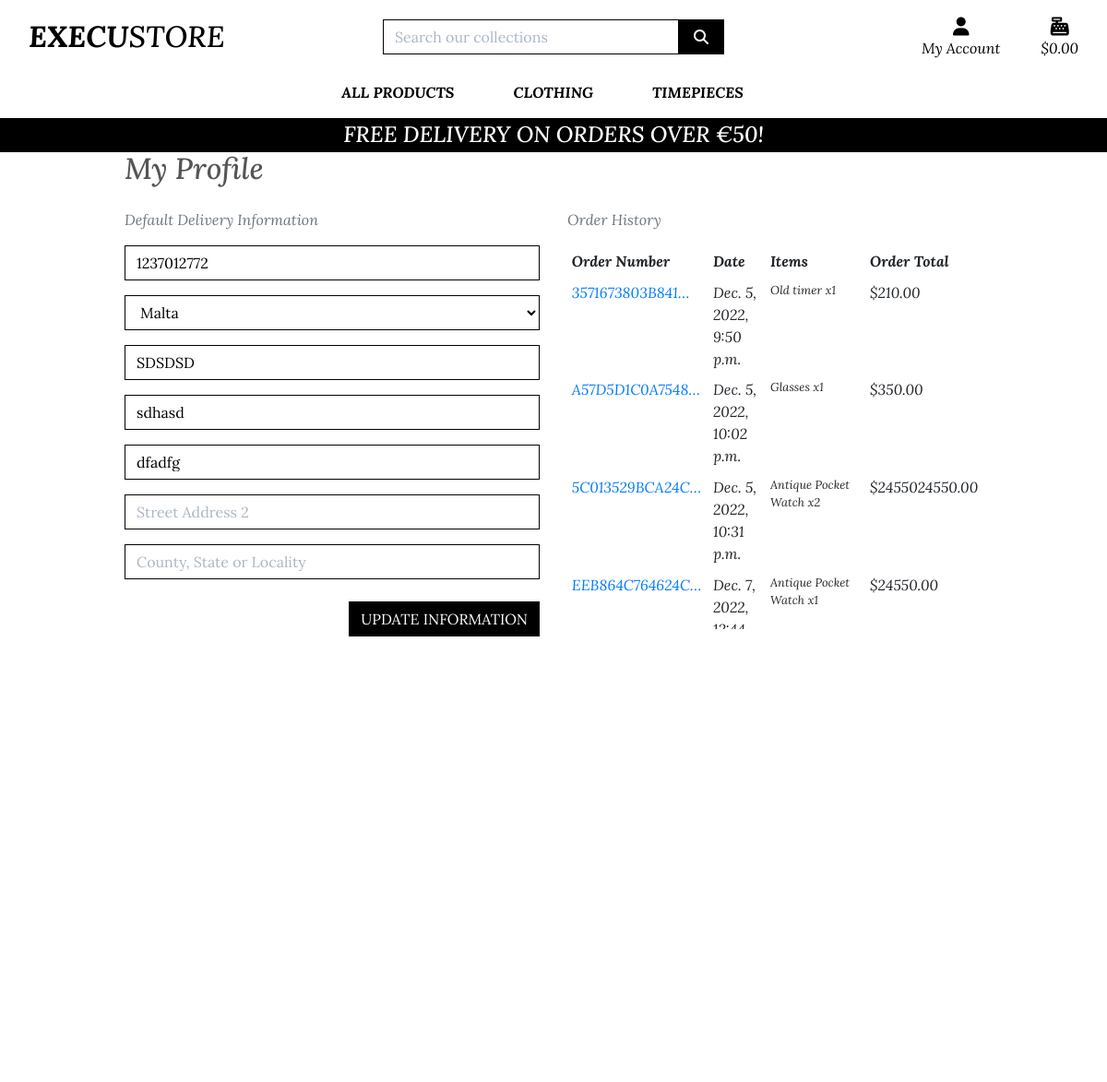
Screenshot of /profile/ (signed in) with the database file from the repository.
### profiles/models.py (models this page shows, shortened)
class UserProfile(models.Model):
    user = models.OneToOneField(User, on_delete=models.CASCADE)
    default_phone_number = models.CharField(max_length=20, null=True, blank=True)
    default_country = CountryField(blank_label='Country *', null=True, blank=True)
    default_postcode = models.CharField(max_length=20, null=True, blank=True)
    default_town_or_city = models.CharField(max_length=40, null=True, blank=True)
    default_street_address1 = models.CharField(max_length=80, null=True, blank=True)
    default_street_address2 = models.CharField(max_length=80, null=True, blank=True)
    default_county = models.CharField(max_length=80, null=True, blank=True)

### checkout/models.py (models this page shows, shortened)
class Order(models.Model):
    order_number = models.CharField(max_length=32, null=False, editable=False)
    user_profile = models.ForeignKey(UserProfile, on_delete=models.SET_NULL,
                                     null=True, blank=True, related_name='orders')
    full_name = models.CharField(max_length=50, null=False, blank=False)
    email = models.EmailField(max_length=250, null=False, blank=False)
    phone_number = models.CharField(max_length=20, null=False, blank=False)
    country = CountryField(blank_label='Country *', null=False, blank=False)
    postcode = models.CharField(max_length=20, null=True, blank=True)
    town_or_city = models.CharField(max_length=40, null=False, blank=False)
    street_address1 = models.CharField(max_length=80, null=False, blank=False)
    street_address2 = models.CharField(max_length=80, null=True, blank=True)
    county = models.CharField(max_length=80, null=True, blank=True)
    date = models.DateTimeField(auto_now_add=True)
    delivery_cost = models.DecimalField(max_digits=6, decimal_places=2, null=False, default=0)
    order_total = models.DecimalField(max_digits=15, decimal_places=2, null=False, default=0)
    grand_total = models.DecimalField(max_digits=15, decimal_places=2, null=False, default=0)
    original_bag = models.TextField(null=False, blank=False, default='')
    stripe_pid = models.CharField(max_length=254, null=False, blank=False, default='')

class OrderLineItem(models.Model):
    order = models.ForeignKey(Order, null=False, blank=False,
                              on_delete=models.CASCADE,
                              related_name='lineitems')
    product = models.ForeignKey(Product, null=False,
                                blank=False, on_delete=models.CASCADE)
    quantity = models.IntegerField(null=False, blank=False, default=0)
    lineitem_total = models.DecimalField(max_digits=15, decimal_places=2,
                                         null=False, blank=False,
                                         editable=False)

### products/models.py (models this page shows, shortened)
class Product(models.Model):
    category = models.ForeignKey('Category', null=True, blank=True,
                                 on_delete=models.SET_NULL)
    name = models.CharField(max_length=255)
    description = models.TextField()
    price = models.CharField(max_length=255)
    availability = models.CharField(max_length=255)
    image_url = models.URLField(max_length=1024, null=True, blank=True)
    image = models.ImageField(null=True, blank=True)

### profiles/views.py (the view)
# urls.py: path('profile/', include('profiles.urls')),
def profile(request):
    profile = get_object_or_404(UserProfile, user=request.user)
    if request.method == 'POST':
        form = UserProfileForm(request.POST, instance=profile)
        if form.is_valid():
            form.save()
            messages.success(request, 'Profile updated successfully')
    form = UserProfileForm(instance=profile)
    orders = profile.orders.all()
    template = 'profiles/profile.html'
    context = {
        'form': form,
        'orders': orders,
        'on_profile_page': True
    }
    return render(request, template, context)

### profiles/forms.py
class UserProfileForm(forms.ModelForm):
    class Meta:
        model = UserProfile
        exclude = ('user',)
    def __init__(self, *args, **kwargs):
        super().__init__(*args, **kwargs)
        placeholders = {
            'default_phone_number': 'Phone Number',
            'default_postcode': 'Postal Code',
            'default_town_or_city': 'Town or City',
            'default_street_address1': 'Street Address 1',
            'default_street_address2': 'Street Address 2',
            'default_county': 'County, State or Locality',
        }
        self.fields['default_phone_number'].widget.attrs['autofocus'] = True
        for field in self.fields:
            if field != 'default_country':
                if self.fields[field].required:
                    placeholder = f'{placeholders[field]} *'
                else:
                    placeholder = placeholders[field]
                self.fields[field].widget.attrs['placeholder'] = placeholder
            self.fields[field].widget.attrs['class'] = 'border-black rounded-0 profile-form-input'
            self.fields[field].label = False

### bag/contexts.py (called while the page is built, shortened)
def bag_contents(request):
    bag_items = []
    total = 0
    product_count = 0
    bag = request.session.get('bag', {})
    if total < settings.FREE_DELIVERY_THRESHOLD:
        delivery = total * Decimal(settings.STANDARD_DELIVERY_PERCENTAGE / 100)
        free_delivery_delta = settings.FREE_DELIVERY_THRESHOLD - total
    else:
        delivery = 0
        free_delivery_delta = 0
    grand_total = delivery + total
    context = {
        'bag_items': bag_items,
        'total': total,
        'product_count': product_count,
        'delivery': delivery,
        'free_delivery_delta': free_delivery_delta,
        'free_delivery_threshold': settings.FREE_DELIVERY_THRESHOLD,
        'grand_total': grand_total,
    }
    return context

### profiles/templates/profiles/profile.html (shortened to what this page needs)
{% extends "base.html" %}
{% load static %}
{% block extra_css %}
    <link rel="stylesheet" href="{% static 'profiles/css/profile.css' %}">
{% endblock %}
{% block page_header %}
    <div class="container header-container">
    </div>
{% endblock %}
{% block content %}
    <div class="overlay"></div>
    <div class="container products-page">
        <div class="row padding-top">
            <div class="col ">
                <h2 class=" mb-4">My Profile</h2>
            </div>
        </div>
        <div class="row profile-page">
            <div class="col-12 col-lg-6">
                <p class="text-muted">Default Delivery Information</p>
                <form class="mt-3" action="{% url 'profile' %}" method="POST" id="profile-update-form">
                    {{ form|crispy }}
                    <button class="btn btn-black rounded-0 text-uppercase my-2 float-right">Update Information</button>
                </form>
            </div>
            <div class="col-12 col-lg-6">
                <p class="text-muted">Order History</p>
                <div class="order-history table-responsive">
                    <table class="table table-sm table-borderless">
                        <thead>
                            <tr>
                                <th>Order Number</th>
                                <th>Date</th>
                                <th>Items</th>
                                <th>Order Total</th>
                            </tr>
                        </thead>
                        <tbody>
                            {% for order in orders %}
                                <tr>
                                    <td>
                                        <a href="{% url 'order_history' order.order_number %}"
                                        title="{{ order.order_number }}">
                                            {{ order.order_number|truncatechars:15 }}
                                        </a>
                                    </td>
                                    <td>{{ order.date }}</td>
                                    <td>
                                        <ul class="list-unstyled">
                                            {% for item in order.lineitems.all %}
                                                <li class="small">
                                                    {{ item.product.name }} x{{ item.quantity }}
                                                </li>
                                            {% endfor %}
                                        </ul>
                                    </td>
                                    <td>${{ order.grand_total }}</td>
                                </tr>
                            {% endfor %}
                        </tbody>
                    </table>
                </div>
            </div>
        </div>
{% endblock %}

### static/css/base.css (style rules this page uses)
html { height: 100%; }
body { background: url('/media/homepage-image.jpg') no-repeat center center fixed; background-size: cover; height: calc(100vh - 164px); color: #555; font-family: 'Lora'; font-style: italic; }
.btn-black { background: black; color: white; }
.border-black { border: 1px solid black !important; }
.overlay { height: 100%; width: 100%; top: 0; left: 0; position: fixed; background: white; z-index: -1; }
@media (min-width: 1200px) { .container { max-width: 80%; } }
@media (min-width: 992px) { .header-container { padding-top: 164px; } }

### profiles/static/profiles/css/profile.css (style rules this page uses)
.order-history { max-height: 416px; overflow-y: auto; }
#profile-update-form .form-control { color: #000; }
#profile-update-form input::placeholder { color: #aab7c4; }
#id_default_country, #id_default_country option:not(:first-child) { color: #000; }
body { min-height: 100vh; display: flex; flex-direction: column; }

### rows the page displays
UserProfile: default_phone_number "1237012772", default_country "Malta", default_postcode "SDSDSD", default_town_or_city "sdhasd", default_street_address1 "dfadfg"
Order: order_number "3571673803B841…", date "Dec. 5, 2022, 9:50 p.m.", grand_total "210.00"
OrderLineItem: product.name "Old timer", quantity "1"
Order: order_number "A57D5D1C0A7548…", date "Dec. 5, 2022, 10:02 p.m.", grand_total "350.00"
OrderLineItem: product.name "Glasses", quantity "1"
Order: order_number "5C013529BCA24C…", date "Dec. 5, 2022, 10:31 p.m.", grand_total "2455024550.00"
OrderLineItem: product.name "Antique Pocket Watch", quantity "2"
Order: order_number "EEB864C764624C…", date "Dec. 7, 2022,…", grand_total "24550.00"
OrderLineItem: product.name "Antique Pocket Watch", quantity "1"

### other values shown
{{ free_delivery_threshold }} "50"
